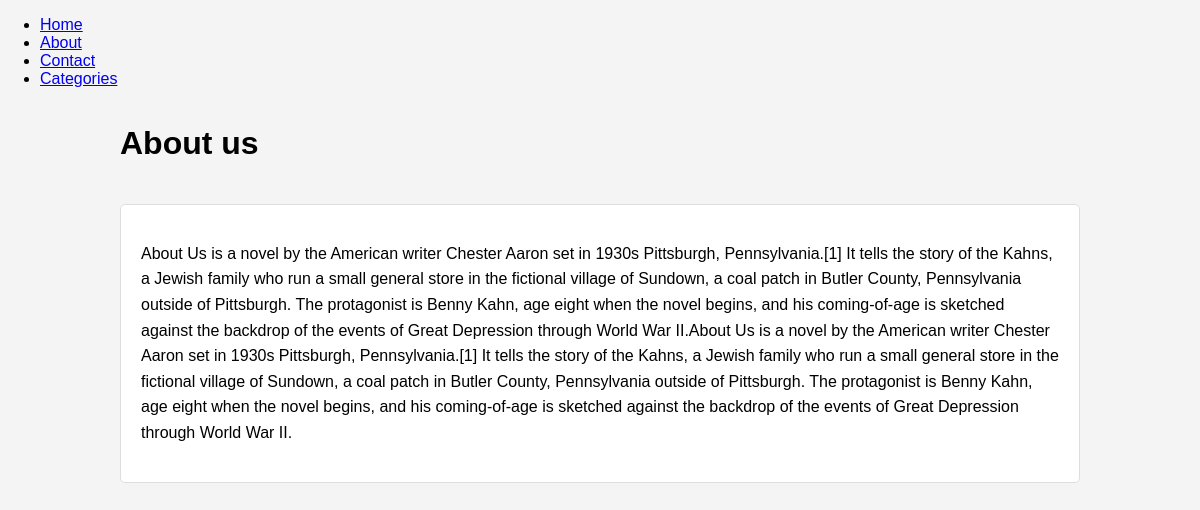
The page /about/ on the database its author committed.
### tesco/models.py (models this page shows, shortened)
class about(models.Model):
    ttle           = models.CharField(max_length=50)
    distribution   = models.TextField(editable=True)

### tesco/views.py (the view)
# urls.py: path('about/'                         , views.about_view            , name='about'           ),
def about_view(request):
    about_instance = about.objects.first()
    return render(request, 'about.html', {'about': about_instance})

### templates/about.html (shortened to what this page needs)
<!DOCTYPE html>
<html lang="en">
<head>
</head>
<body>
        <nav>
            <ul>
                <li><a href="{% url 'home' %}">Home</a></li>
                <li><a href="{% url 'about' %}">About</a></li>
                <li><a href="{% url 'contact' %}">Contact</a></li>
                <li><a href="{% url 'category_list' %}" target="_blank">Categories</a></li>
            </ul>
        </nav>
        <div class="container">
            <h1>{{ about.ttle }}</h1>
        </div>
    <div class="container">
        <div class="content">
            <p>{{ about.distribution }}</p>
        </div>
    </div>
</body>
</html>

### templates/about.html (style rules this page uses)
body { font-family: Arial, sans-serif; margin: 0; padding: 0; background-color: #f4f4f4; }
.container { width: 80%; margin: auto; overflow: hidden; }
.content { padding: 20px; background: #fff; border: 1px solid #ddd; border-radius: 5px; margin-top: 20px; }
.content p { line-height: 1.6; }

### rows shown on the page
about: ttle "About us", distribution "About Us is a novel by the American writer Chester Aaron set in 1930s Pittsburgh, Pennsylvania.[1] It tells the story of the Kahns, a Jewish family who run a small general store in the fictional village of Sundown, a coal patch in Butler County, Pennsylvania outside of Pittsburgh. The protagonist is Benny Kahn, age eight when the novel begins, and his coming-of-age is sketched against the backdrop of the events of Great Depression through World War II.About Us is a novel by the American writer Chester Aaron set in 1930s Pittsburgh, Pennsylvania.[1] It tells the story of the Kahns, a Jewish family who run a small general store in the fictional village of Sundown, a coal patch in Butler…"
